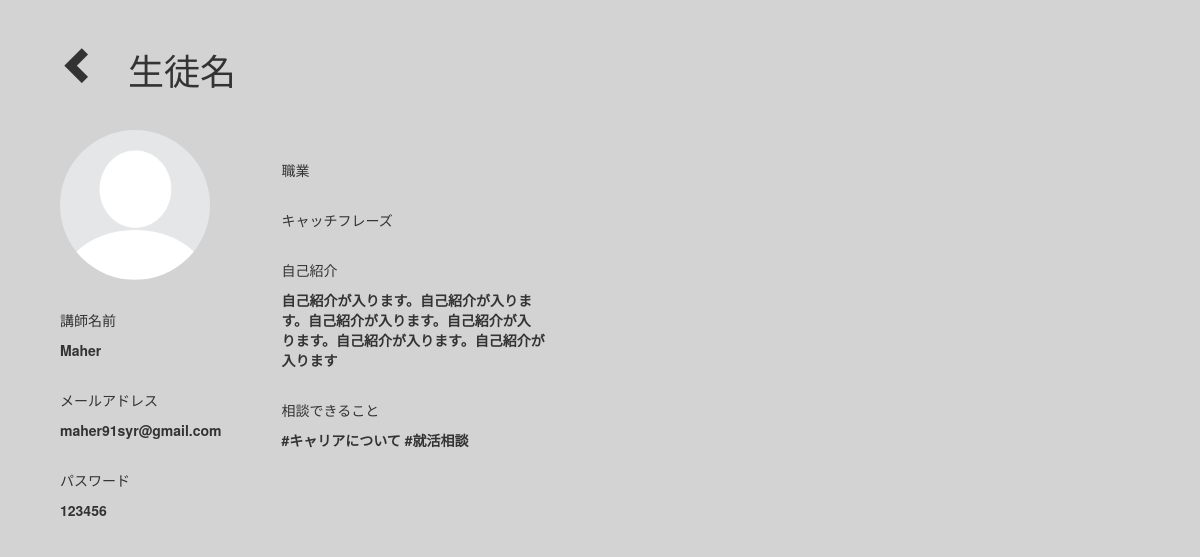
/student_page/71 (signed in), run on an earlier commit of the app's database.
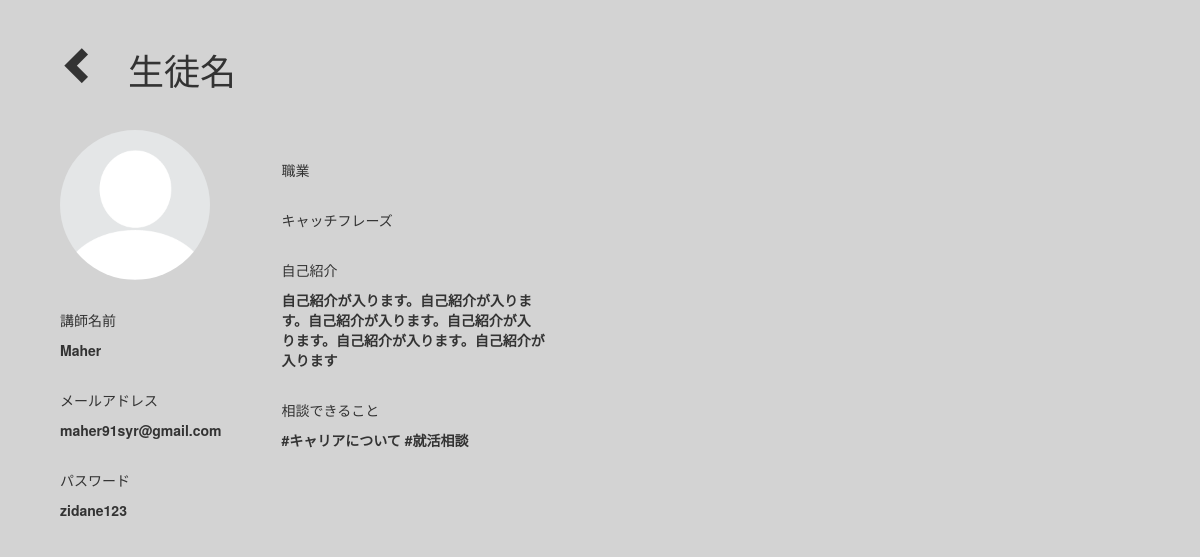
And on a later commit of the database.
### main/models.py (models this page shows)
class User(AbstractUser):
    Id = models.AutoField(primary_key=True)
    name = models.CharField(max_length=50)
    age = models.IntegerField(default=0)
    blocked = models.BooleanField(default=False)
    img = models.ImageField(upload_to='media', default='default.png')
    last_login = models.CharField(max_length = 30)
    email = models.EmailField()
    password = models.CharField(max_length=20)
    username = models.CharField(default=email, max_length=200, unique=True)
    intro_msg = models.CharField(max_length = 200)
    catch_phrase = models.CharField(max_length = 200)

### main/views.py (the view)
# urls.py: url(r'^student_page/(?P<stu_id>.+)', views.student_page, name="student_page"),
def student_page(request, stu_id):
    if not 'is_logged' in request.session.keys():
        messages.success(request, 'あなたが最初にログインする必要があります')
        return redirect('mylogin')
    stu = Student.objects.get(pk=stu_id)
    return render(request, 'student_page.html', {'stu':stu})

### templates/student_page.html (shortened to what this page needs)
{% load static %}
<!DOCTYPE html>
<html lang="en">
<head>
    <link rel="stylesheet" href="https://stackpath.bootstrapcdn.com/bootstrap/4.5.0/css/bootstrap.min.css"
>
    <link rel="stylesheet" href="https://cdnjs.cloudflare.com/ajax/libs/font-awesome/4.7.0/css/font-awesome.min.css">
    <link rel="stylesheet" href="https://maxcdn.bootstrapcdn.com/bootstrap/3.3.7/css/bootstrap.min.css">
    <link rel="stylesheet" href="{% static 'css/styles_admin.css' %}">
</head>
<body>
    <header class="row ml-5 mt-5">
        <i class="glyphicon glyphicon-chevron-left ml-5 mt-4" style="font-size:38px" id='goBack'> </i>
        <h1 class="ml-5">生徒名
        </h1>
    </header>
    <div class="row ml-5 mt-5">
        <div class="column">
            <img src="{{MEDIA_URL}}/media/default.png" class="rounded-circle ml-5">
            <div class="ml-5 mt-5">
                <p>講師名前
                </p>
                <p id='Student' class="font-weight-bold">{{stu.name}}</p>
            </div>
            <div class="ml-5 mt-5">
                <p>メールアドレス</p>
                <p id='emailAddress' class="font-weight-bold">{{stu.email}}</p>
            </div>
            <div class="ml-5 mt-5">
                <p>パスワード
                </p>
                <p id='password' class="font-weight-bold">{{stu.password}}</p>
            </div>
        </div>
        <div class="ml-5 mt-5 w-25">
            <div class="ml-5">
                <p>職業
                </p>
            </div>
            <div class="ml-5 mt-5">
                <p>キャッチフレーズ
                </p>
            </div>
            <div class="ml-5 mt-5">
                <p>自己紹介
                </p>
                <p class="font-weight-bolder" id='selfIntroduction'>自己紹介が入ります。自己紹介が入りま
                    す。自己紹介が入ります。自己紹介が入
                    ります。自己紹介が入ります。自己紹介が
                    入ります</p>
            </div>
            <div class="ml-5 mt-5">
                <p>相談できること
                </p>
                <p class="font-weight-bolder" id='askFor'>#キャリアについて #就活相談</p>
            </div>
        </div>
    </div>
</body>
</html>

What changed in the data, as far as the page shows it:
changed User "Maher": password "123456" → "zidane123"
